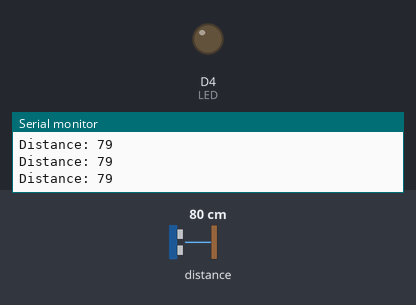
Recording of a sketch running on a simulated ESP8266 (NodeMCU). On the bench: output pins drawn as LEDs (lit = HIGH), the last lines printed to the serial monitor. Wiring (inferred from the names in the program): ultrasonic range finder: trigger D8; echo D3. The inputs (shaded band) are chosen by the test bench; at power-on: distance to the obstacle 80 cm. The echo pulse lasts 58.3 µs per cm; pins used as bus, display or sensor lines are not drawn.

Above: at 1.2 s.
1.3 s: distance to the obstacle set to 99 cm
2.8 s: distance to the obstacle set to 106 cm
At 4.0 s:
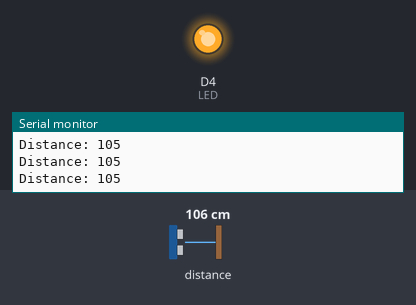
4.3 s: distance to the obstacle set to 2 cm
At 5.1 s:
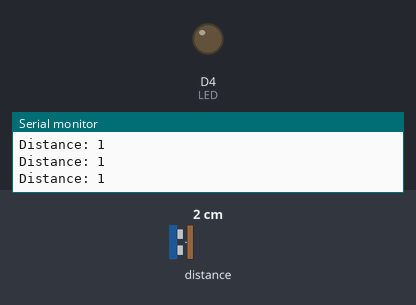
5.8 s: distance to the obstacle set to 120 cm
At 6.4 s:
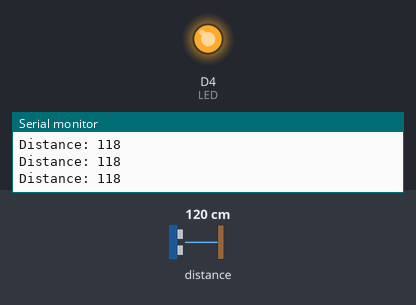
Timing chart, 0 to 8.3 s (numbered marks = the images above; inputs shaded):
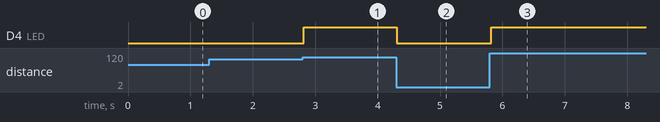

The sketch:

testing_us_sensor.ino
```cpp
// defines pins numbers
const int trigPin = 15;  //D8
const int echoPin = 0;  //D3
#define LED D4

// defines variables
long duration;
int distance;

void setup() {
    pinMode(trigPin, OUTPUT); // Sets the trigPin as an Output
    pinMode(echoPin, INPUT); // Sets the echoPin as an Input
    pinMode(LED, OUTPUT);
    Serial.begin(9600); // Starts the serial communication
}

void loop() {
    // Clears the trigPin
    digitalWrite(trigPin, LOW);
    delayMicroseconds(2);

    // Sets the trigPin on HIGH state for 10 micro seconds
    digitalWrite(trigPin, HIGH);
    delayMicroseconds(10);
    digitalWrite(trigPin, LOW);

    // Reads the echoPin, returns the sound wave travel time in microseconds
    duration = pulseIn(echoPin, HIGH);

    // Calculating the distance
    distance= duration*0.034/2;

    if (distance > 100) {
    digitalWrite(LED, HIGH);
    } else {
    digitalWrite(LED, LOW);
    }
    // Prints the distance on the Serial Monitor
    Serial.print("Distance: ");
    Serial.println(distance);
}
```

Measured:
- the behaviour switches between 101 and 102 cm on distance to the obstacle (found by bisection; images 0 and 1)
- after the input at 2.8 s, D4 (LED): LOW → HIGH at once
- after the input at 4.3 s, D4 (LED): HIGH → LOW at once
- after the input at 5.8 s, D4 (LED): LOW → HIGH at once
